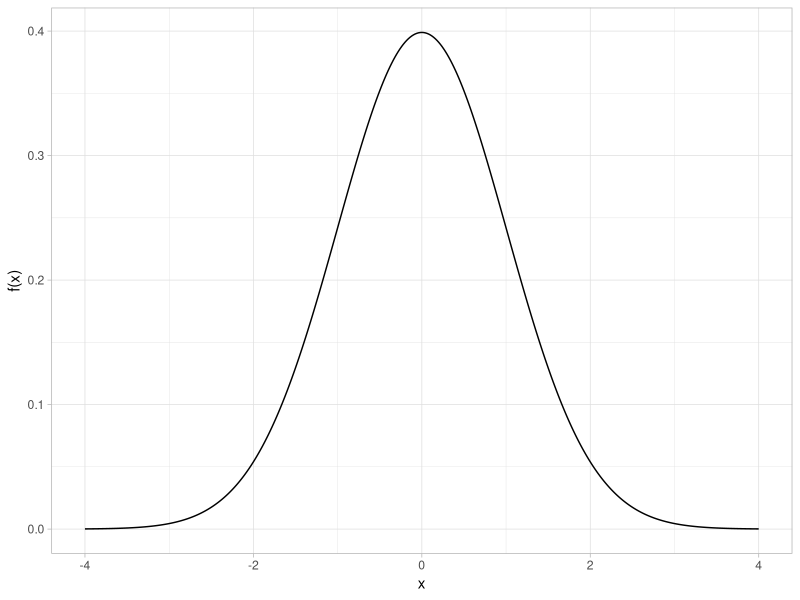
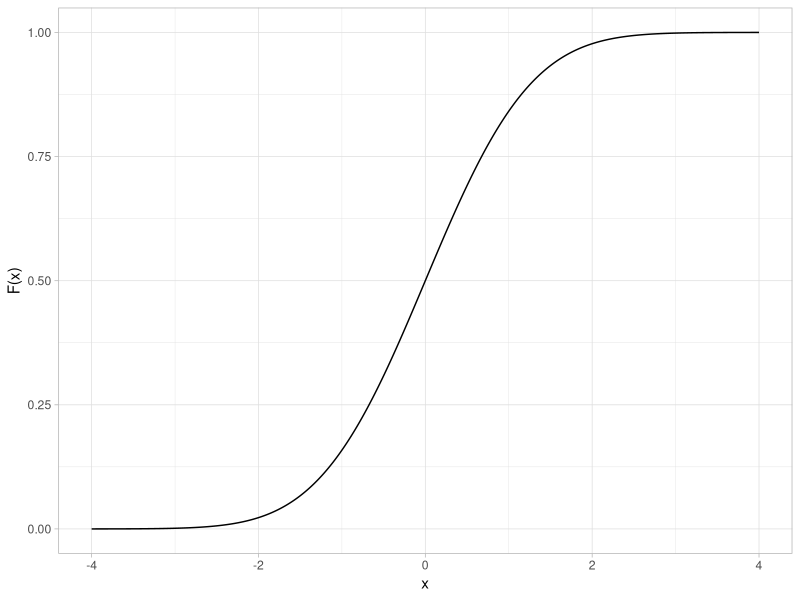
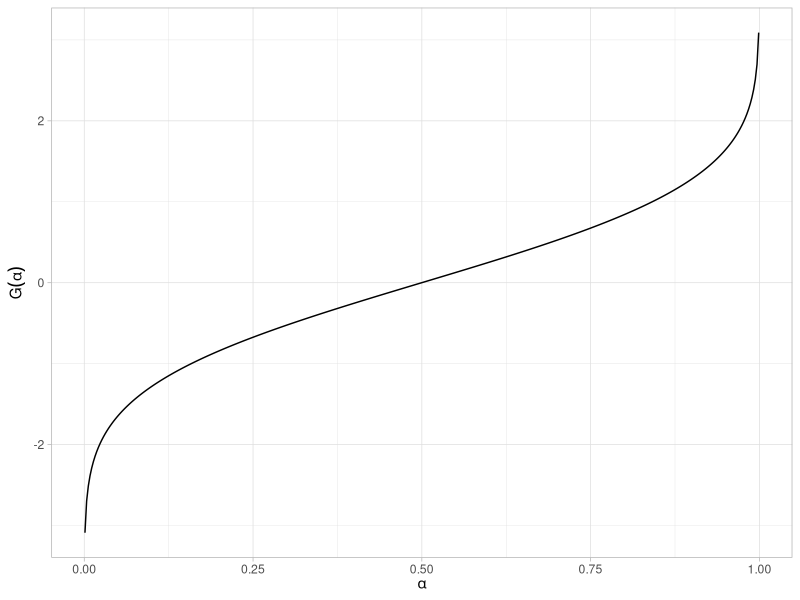
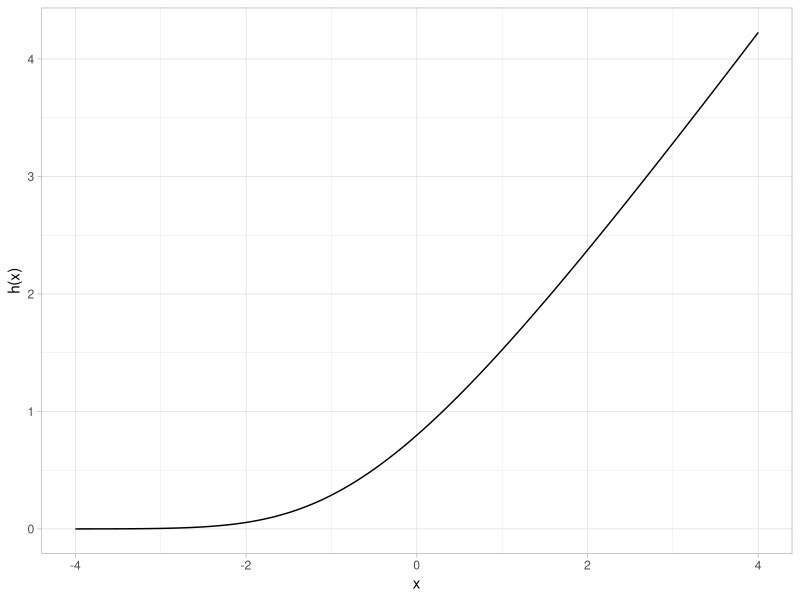
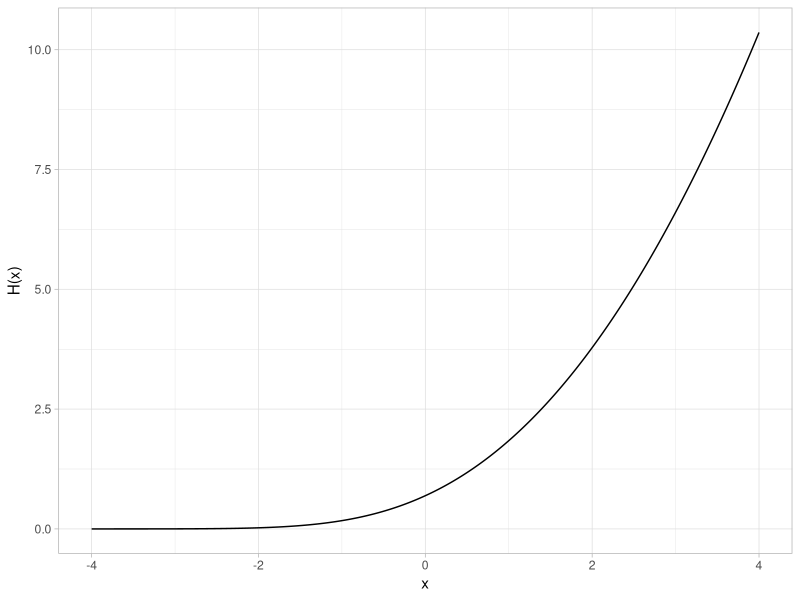
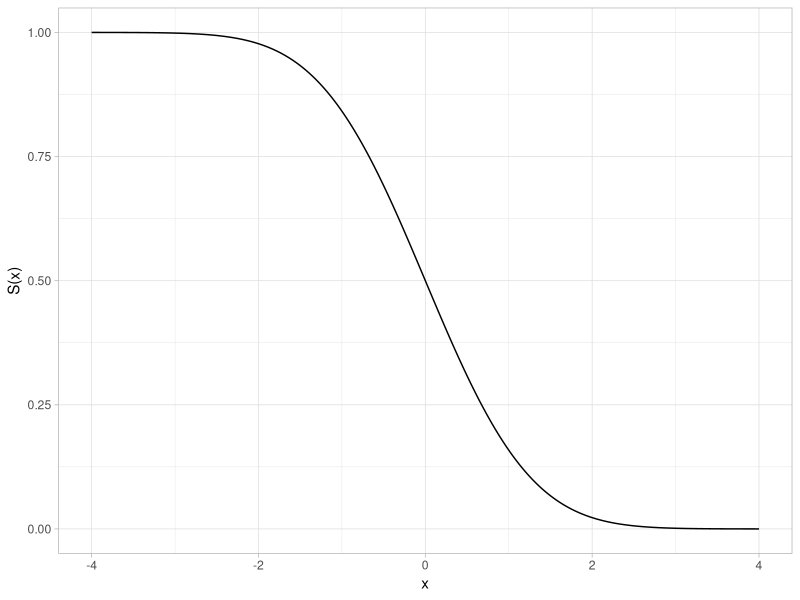
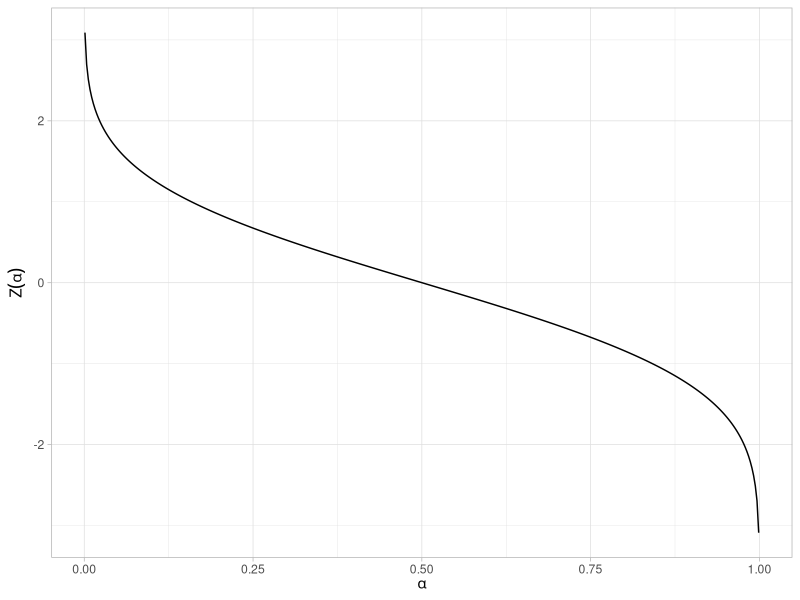

Generate these figures, in order, with R:
## ---- chunk 1
#| code-fold: true
#| label: fig-normal-dist-pdf
#| fig-cap: "Standard normal probability density function"
#| message: false
library(tidyverse)

tibble(x = seq(-4, 4, length.out = 401)) |>
  mutate(y = dnorm(x)) |>
  ggplot(aes(x, y)) +
  geom_line() +
  labs(x = "x", y = "f(x)") +
  theme_light()
## ---- chunk 2
#| code-fold: true
#| label: fig-normal-dist-cdf
#| fig-cap: "Standard normal cumulative distribution function"
tibble(x = seq(-4, 4, length.out = 401)) |>
  mutate(y = pnorm(x)) |>
  ggplot(aes(x, y)) +
  geom_line() +
  labs(x = "x", y = "F(x)") +
  theme_light()
## ---- chunk 3
#| code-fold: true
#| label: fig-normal-dist-ppf
#| fig-cap: "Standard normal percent point function"
tibble(p = seq(0.001, 0.999, length.out = 401)) |>
  mutate(x = qnorm(p)) |>
  ggplot(aes(p, x)) +
  geom_line() +
  labs(x = expression(alpha), y = expression(G(alpha))) +
  theme_light()
## ---- chunk 4
#| code-fold: true
#| label: fig-normal-dist-hazard
#| fig-cap: "Standard normal hazard function"
tibble(x = seq(-4, 4, length.out = 401)) |>
  mutate(y = dnorm(x) / (1 - pnorm(x))) |>
  ggplot(aes(x, y)) +
  geom_line() +
  labs(x = "x", y = "h(x)") +
  theme_light()
## ---- chunk 5
#| code-fold: true
#| label: fig-normal-dist-cumulative-hazard
#| fig-cap: "Standard normal cumulative hazard function"
tibble(x = seq(-4, 4, length.out = 401)) |>
  mutate(y = -log(1 - pnorm(x))) |>
  ggplot(aes(x, y)) +
  geom_line() +
  labs(x = "x", y = "H(x)") +
  theme_light()
## ---- chunk 6
#| code-fold: true
#| label: fig-normal-dist-survival
#| fig-cap: "Standard normal survival function"
tibble(x = seq(-4, 4, length.out = 401)) |>
  mutate(y = 1 - pnorm(x)) |>
  ggplot(aes(x, y)) +
  geom_line() +
  labs(x = "x", y = "S(x)") +
  theme_light()
## ---- chunk 7
#| code-fold: true
#| label: fig-normal-dist-inverse-survival
#| fig-cap: "Standard normal inverse survival function"
tibble(p = seq(0.001, 0.999, length.out = 401)) |>
  mutate(z = qnorm(1 - p)) |>
  ggplot(aes(p, z)) +
  geom_line() +
  labs(x = expression(alpha), y = expression(Z(alpha))) +
  theme_light()
